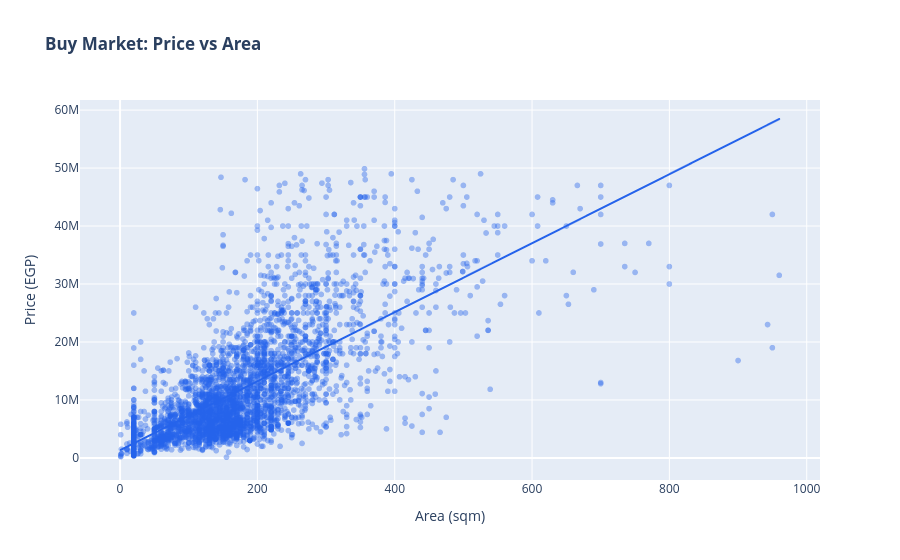
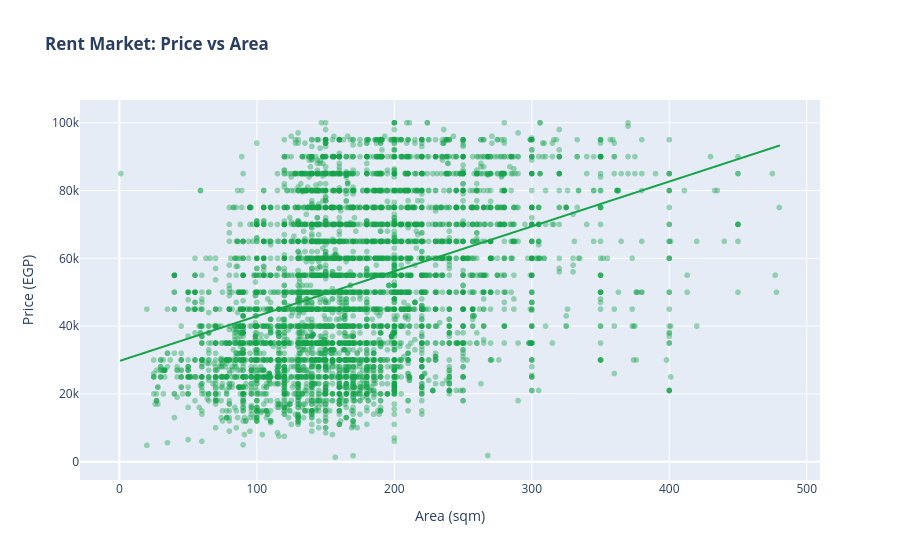

These figures' notebook cell, in order:
### Markdown cell above
### Price vs Area

### Code cell
import plotly.express as px
from pyspark.sql.functions import col, expr

# 1. Reuse our safe "try_cast" logic to get a clean base
clean_base_df = df_raw.select(
    col("category"),
    expr("try_cast(area_value as double)").alias("area_double"),
    expr("try_cast(price_egp as double)").alias("price_double")
).filter(col("area_double").isNotNull() & col("price_double").isNotNull())

# 2. Split and Sample for "Buy" (Price < 50M, Area < 1000)
buy_df = clean_base_df.filter(
    (col("category") == "buy") & 
    (col("price_double") < 50_000_000) & 
    (col("area_double") < 1000)
).sample(False, 0.2, seed=42).toPandas() # Sampling 20% for speed

# 3. Split and Sample for "Rent" (Price < 100k, Area < 500)
rent_df = clean_base_df.filter(
    (col("category") == "rent") & 
    (col("price_double") < 100_000) & 
    (col("area_double") < 500)
).sample(False, 0.5, seed=42).toPandas() # Rent is usually a smaller subset

# --- Plot 1: BUY Market ---
fig_buy = px.scatter(
    buy_df, x="area_double", y="price_double",
    trendline="ols", opacity=0.4,
    title="<b>Buy Market: Price vs Area</b>",
    labels={"area_double": "Area (sqm)", "price_double": "Price (EGP)"},
    color_discrete_sequence=["#2563EB"]
)
fig_buy.show()

# --- Plot 2: RENT Market ---
fig_rent = px.scatter(
    rent_df, x="area_double", y="price_double",
    trendline="ols", opacity=0.4,
    title="<b>Rent Market: Price vs Area</b>",
    labels={"area_double": "Area (sqm)", "price_double": "Price (EGP)"},
    color_discrete_sequence=["#16A34A"]
)
fig_rent.show()

### Figure 1 — Plotly figure (JSON) as saved in the notebook; plotly's stock layout.template omitted (floating-point values rounded to 4 significant figures; data arrays with more than 128 entries replaced by an {"elided": "..."} marker saying what was removed)
{"data": [{"hovertemplate": "Area (sqm)=%{x}<br>Price (EGP)=%{y}<extra></extra>", "legendgroup": "", "marker": {"color": "#2563EB", "opacity": 0.4, "symbol": "circle"}, "mode": "markers", "name": "", "showlegend": false, "type": "scattergl", "x": {"elided": "3799 float values"}, "xaxis": "x", "y": {"elided": "3799 float values"}, "yaxis": "y"}, {"hovertemplate": "<b>OLS trendline</b><br>price_double = 59519.9 * area_double + 1.32438e+06<br>R<sup>2</sup>=0.488570<br><br>Area (sqm)=%{x}<br>Price (EGP)=%{y} <b>(trend)</b><extra></extra>", "legendgroup": "", "marker": {"color": "#2563EB", "symbol": "circle"}, "mode": "lines", "name": "", "showlegend": false, "type": "scattergl", "x": {"elided": "3799 float values"}, "xaxis": "x", "y": {"elided": "3799 float values"}, "yaxis": "y"}], "layout": {"legend": {"tracegroupgap": 0}, "title": {"text": "<b>Buy Market: Price vs Area</b>"}, "xaxis": {"anchor": "y", "domain": [0, 1], "title": {"text": "Area (sqm)"}}, "yaxis": {"anchor": "x", "domain": [0, 1], "title": {"text": "Price (EGP)"}}}}

### Figure 2 — Plotly figure (JSON) as saved in the notebook; plotly's stock layout.template omitted (floating-point values rounded to 4 significant figures; data arrays with more than 128 entries replaced by an {"elided": "..."} marker saying what was removed)
{"data": [{"hovertemplate": "Area (sqm)=%{x}<br>Price (EGP)=%{y}<extra></extra>", "legendgroup": "", "marker": {"color": "#16A34A", "opacity": 0.4, "symbol": "circle"}, "mode": "markers", "name": "", "showlegend": false, "type": "scattergl", "x": {"elided": "7348 float values"}, "xaxis": "x", "y": {"elided": "7348 float values"}, "yaxis": "y"}, {"hovertemplate": "<b>OLS trendline</b><br>price_double = 132.386 * area_double + 29697.5<br>R<sup>2</sup>=0.137861<br><br>Area (sqm)=%{x}<br>Price (EGP)=%{y} <b>(trend)</b><extra></extra>", "legendgroup": "", "marker": {"color": "#16A34A", "symbol": "circle"}, "mode": "lines", "name": "", "showlegend": false, "type": "scattergl", "x": {"elided": "7348 float values"}, "xaxis": "x", "y": {"elided": "7348 float values"}, "yaxis": "y"}], "layout": {"legend": {"tracegroupgap": 0}, "title": {"text": "<b>Rent Market: Price vs Area</b>"}, "xaxis": {"anchor": "y", "domain": [0, 1], "title": {"text": "Area (sqm)"}}, "yaxis": {"anchor": "x", "domain": [0, 1], "title": {"text": "Price (EGP)"}}}}
